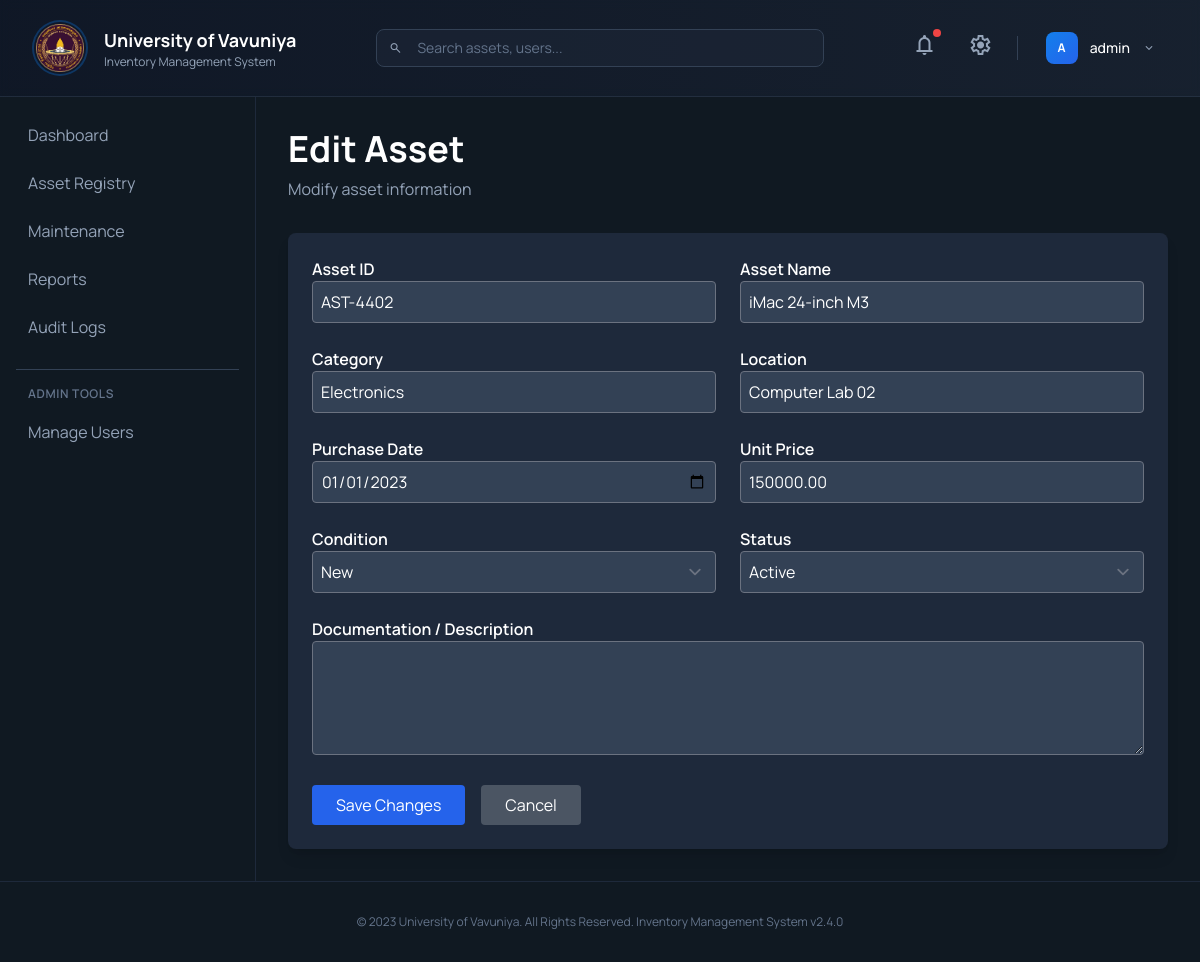
The app's page /edit_asset.php?id=1 (signed in) with its own data.
### tables this page shows
CREATE TABLE `users` (
  `id` int(11) NOT NULL,
  `username` varchar(255) NOT NULL,
  `email` varchar(255) NOT NULL,
  `password` varchar(255) NOT NULL,
  `role` enum('admin','clerk','user') DEFAULT 'user',
  `department` varchar(255) DEFAULT NULL,
  `status` enum('active','inactive') DEFAULT 'active',
  `created_at` timestamp NOT NULL DEFAULT current_timestamp()
);

CREATE TABLE `assets` (
  `id` int(11) NOT NULL,
  `asset_id` varchar(50) NOT NULL,
  `name` varchar(255) NOT NULL,
  `category` varchar(255) DEFAULT NULL,
  `location` varchar(255) DEFAULT NULL,
  `status` enum('active','maintenance','disposed') DEFAULT 'active',
  `purchase_date` date DEFAULT NULL,
  `unit_price` decimal(10,2) DEFAULT NULL,
  `condition` enum('new','good','refurbished','maintenance_required') DEFAULT 'new',
  `documentation` varchar(255) DEFAULT NULL,
  `created_at` timestamp NOT NULL DEFAULT current_timestamp()
);

### edit_asset.php (the view, shortened to what this page needs)
<?php
include 'config.php';
include 'header.php';
include 'sidebar.php';
$asset_id = isset($_GET['id']) ? intval($_GET['id']) : 0;
$stmt = $conn->prepare("SELECT * FROM assets WHERE id = ?");
$stmt->bind_param("i", $asset_id);
$stmt->execute();
$asset = $stmt->get_result()->fetch_assoc();
?>
<main class="flex-1 p-8 overflow-y-auto bg-background-dark">
    <div class="mb-8">
        <h1 class="text-4xl font-bold text-white mb-2">Edit Asset</h1>
        <p class="text-slate-400">Modify asset information</p>
    </div>
<?php if ($asset): ?>
<form method="POST" class="bg-slate-800 p-6 rounded-lg shadow-lg">
    <div class="grid grid-cols-1 md:grid-cols-2 gap-6">
        <div>
            <label class="text-white font-semibold">Asset ID</label>
            <input type="text" name="asset_id" required
                value="<?= htmlspecialchars($asset['asset_id']) ?>"
                class="w-full p-2 rounded bg-slate-700 text-white">
        </div>
        <div>
            <label class="text-white font-semibold">Asset Name</label>
            <input type="text" name="name" required
                value="<?= htmlspecialchars($asset['name']) ?>"
                class="w-full p-2 rounded bg-slate-700 text-white">
        </div>
        <div>
            <label class="text-white font-semibold">Category</label>
            <input type="text" name="category"
                value="<?= htmlspecialchars($asset['category']) ?>"
                class="w-full p-2 rounded bg-slate-700 text-white">
        </div>
        <div>
            <label class="text-white font-semibold">Location</label>
            <input type="text" name="location"
                value="<?= htmlspecialchars($asset['location']) ?>"
                class="w-full p-2 rounded bg-slate-700 text-white">
        </div>
        <div>
            <label class="text-white font-semibold">Purchase Date</label>
            <input type="date" name="purchase_date"
                value="<?= $asset['purchase_date'] ?>"
                class="w-full p-2 rounded bg-slate-700 text-white">
        </div>
        <div>
            <label class="text-white font-semibold">Unit Price</label>
            <input type="number" step="0.01" name="unit_price"
                value="<?= $asset['unit_price'] ?>"
                class="w-full p-2 rounded bg-slate-700 text-white">
        </div>
        <div>
            <label class="text-white font-semibold">Condition</label>
            <select name="condition" class="w-full p-2 rounded bg-slate-700 text-white">
                <option value="new" <?= $asset['condition']=='new'?'selected':'' ?>>New</option>
            </select>
        </div>
        <div>
            <label class="text-white font-semibold">Status</label>
            <select name="status" class="w-full p-2 rounded bg-slate-700 text-white">
                <option value="active" <?= $asset['status']=='active'?'selected':'' ?>>Active</option>
            </select>
        </div>
    </div>
    <div class="mt-6">
        <label class="text-white font-semibold">Documentation / Description</label>
        <textarea name="description" rows="4"
            class="w-full p-2 rounded bg-slate-700 text-white"><?= htmlspecialchars($asset['documentation'] ?? '') ?></textarea>
    </div>
    <div class="mt-6 flex gap-4">
        <button type="submit" class="bg-blue-600 hover:bg-blue-700 px-6 py-2 rounded text-white">
            Save Changes
        </button>
        <a href="asset_registry.php" class="bg-gray-600 px-6 py-2 rounded text-white">
            Cancel
        </a>
    </div>
</form>
<?php endif; ?>
</main>
<?php include 'footer.php'; ?>

### header.php (shortened to what this page needs)
<!DOCTYPE html>
<html class="dark" lang="en">
<head>
    <script src="https://cdn.tailwindcss.com?plugins=forms,container-queries"></script>
    <script id="tailwind-config">
        tailwind.config = {
            darkMode: "class",
            theme: {
                extend: {
                    colors: {
                        "primary": "#137fec",
                        "background-light": "#f6f7f8",
                        "background-dark": "#101922",
                    },
                    fontFamily: {
                        "display": ["Manrope"]
                    },
                    borderRadius: {
                        "DEFAULT": "0.25rem",
                        "lg": "0.5rem",
                        "xl": "0.75rem",
                        "full": "9999px"
                    },
                },
            },
        }
    </script>
</head>
<body class="bg-background-light dark:bg-background-dark font-display text-white overflow-hidden flex flex-col h-screen">
    <header class="border-b border-slate-700/50 bg-gradient-to-r from-slate-900/50 to-slate-800/50 backdrop-blur-sm px-8 py-4 flex-shrink-0 sticky top-0 z-40">
        <div class="flex items-center justify-between h-16">
            <div class="flex items-center gap-4">
                <div class="flex items-center justify-center w-14 h-14 rounded-full border-2 border-primary/30 bg-slate-900/50">
                    <img src="assets/uov-logo.png" alt="University of Vavuniya" class="w-12 h-12 object-contain" onerror="this.style.display='none'">
                </div>
                <div>
                    <h1 class="text-lg font-bold text-white">University of Vavuniya</h1>
                    <p class="text-xs text-slate-400">Inventory Management System</p>
                </div>
            </div>
            <div class="flex-1 max-w-md mx-8">
                <div class="relative">
                    <span class="material-symbols-outlined absolute left-3 top-1/2 -translate-y-1/2 text-slate-400 text-sm">search</span>
                    <input type="text" placeholder="Search assets, users..."
                        class="w-full pl-10 pr-4 py-2 rounded-lg bg-slate-800/50 border border-slate-700 text-white placeholder-slate-500 focus:outline-none focus:border-primary/50 focus:ring-1 focus:ring-primary/30 transition-all text-sm">
                </div>
            </div>
            <div class="flex items-center gap-4">
                <button class="relative p-2 rounded-lg hover:bg-slate-700/50 transition-colors group">
                    <span class="material-symbols-outlined text-slate-400 group-hover:text-white transition-colors">notifications</span>
                    <span class="absolute top-1 right-1 w-2 h-2 bg-red-500 rounded-full"></span>
                </button>
                <button class="p-2 rounded-lg hover:bg-slate-700/50 transition-colors group">
                    <span class="material-symbols-outlined text-slate-400 group-hover:text-white transition-colors">settings</span>
                </button>
                <div class="relative group">
                    <button class="flex items-center gap-3 px-3 py-2 rounded-lg hover:bg-slate-700/50 transition-colors">
                        <div class="w-8 h-8 rounded-lg bg-gradient-to-br from-primary to-blue-600 flex items-center justify-center">
                            <span class="text-xs font-bold">
                                <?php
                                if (isset($_SESSION['user_id'])) {
                                    global $conn;
                                    $stmt = $conn->prepare("SELECT username FROM users WHERE id = ?");
                                    $stmt->bind_param("i", $_SESSION['user_id']);
                                    $stmt->execute();
                                    $result = $stmt->get_result();
                                    $user = $result->fetch_assoc();
                                    echo isset($user['username']) ? strtoupper(substr($user['username'], 0, 1)) : 'U';
                                } else {
                                    echo 'G';
                                }
                                ?>
                            </span>
                        </div>
                        <span class="text-sm font-medium hidden sm:inline">
                            <?php
                            if (isset($_SESSION['user_id'])) {
                                echo isset($user['username']) ? htmlspecialchars($user['username']) : 'User';
                            } else {
                                echo 'Guest';
                            }
                            ?>
                        </span>
                        <span class="material-symbols-outlined text-sm text-slate-400 group-hover:text-white transition-colors">expand_more</span>
                    </button>
                </div>
            </div>
        </div>
    </header>
    <div class="flex flex-1 overflow-hidden">

### records on screen
users: username "A", username "admin"
assets: asset_id "AST-4402", name "iMac 24-inch M3", category "Electronics", location "Computer Lab 02", purchase_date "01/01/2023", unit_price "150000.00", condition "New", status "Active"
